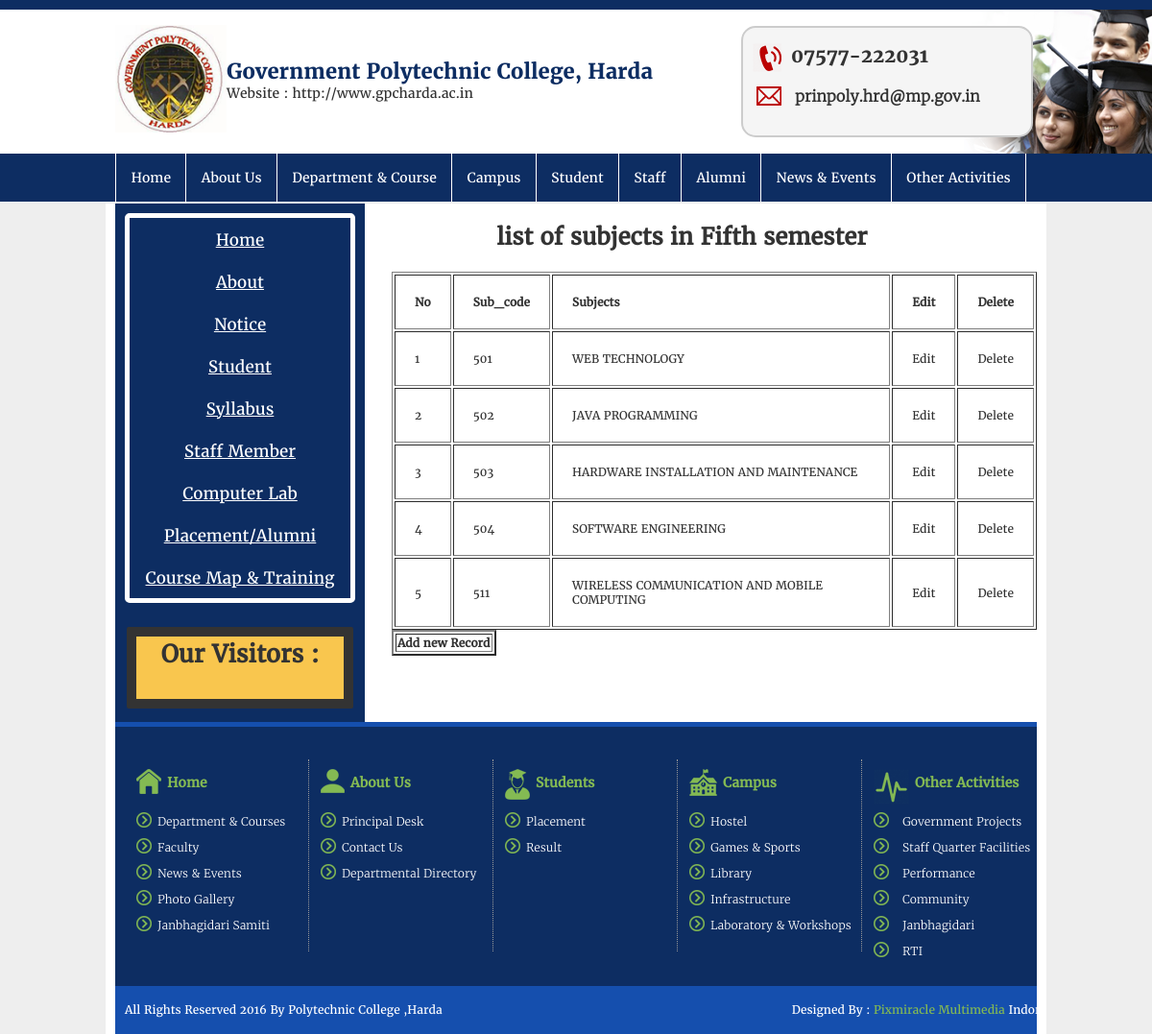
/admin/Course_map_Admin_fifth_sem.php, run on the app's committed database.
### tables this page shows
CREATE TABLE `fifth_sem` (
  `Sub_code` int(10) NOT NULL,
  `Subjects` mediumtext NOT NULL
);

### admin/Course_map_Admin_fifth_sem.php (the view, shortened to what this page needs)
<?php
include_once("../header.php");
include_once("../content_left.php");
?>
<html>
    <head>
    </head>
    <body>
        <h1 class="cse">list of subjects in Fifth semester</h1>
<?php
include('../connect.php');
$result = $mysqli->query("SELECT * FROM fifth_sem ORDER BY Sub_code ASC ");
if ($result)
{
	if ($result->num_rows > 0)
	{
	echo "<table border='1' cellpadding='20'>";
	echo "<tr><th>No</th><TH>Sub_code</th><th>Subjects</th><th>Edit</th><th>Delete</th></tr>";
        $i=0;
		while ($row = $result->fetch_object())
		{
                    $i++;
		echo "<tr>";
		echo "<td>" . $i . "</td>";
                echo "<td>" . $row->Sub_code . "</td>";
		echo "<td>" . $row->Subjects . "</td>";
                echo "<td><a href='Course_map_edit_fifth_sem.php?id=" . $row->Sub_code . "'>Edit</a></td>";
		echo "<td><a href='Course_map_delete_fifth_sem.php?id=" . $row->Sub_code . "'>Delete</a></td>";
		echo "</tr>";
		}
	echo "</table>";
	}
	else
	{
	echo "No results to display!";
	}
}
else
{
echo "Error: " . $mysqli->error;
}
?>
 <div>
            <table border="2px solid black">
                <tr>
                    <td>
                        <a href="Course_map_insert_fifth_sem.php"><strong>Add new Record</strong></a>
                    </td>
                </tr>
            </table>
        </div>
     </body>
</html>
<?php
include_once("../footer.php");
?>

### fcs.css (style rules this page uses)
body, h1, h2, h3, h4, h5, h6,ul, li { margin: 0px; padding: 0px; box-sizing: border-box; }
body { border-top: 10px solid #0d2d62; color: #333333; font-family: regular; font-size: 12px; }

### admin/Course_map_Admin_fifth_sem.php (style rules this page uses)
.cse { padding:2% 4%; text-align: center; margin: 2px 1px; }
table { margin-left:30%; }

### data on the page
fifth_sem: Sub_code "501", Subjects "WEB TECHNOLOGY"
fifth_sem: Sub_code "502", Subjects "JAVA PROGRAMMING"
fifth_sem: Sub_code "503", Subjects "HARDWARE INSTALLATION AND MAINTENANCE"
fifth_sem: Sub_code "504", Subjects "SOFTWARE ENGINEERING"
fifth_sem: Sub_code "511", Subjects "WIRELESS COMMUNICATION AND MOBILE COMPUTING"
